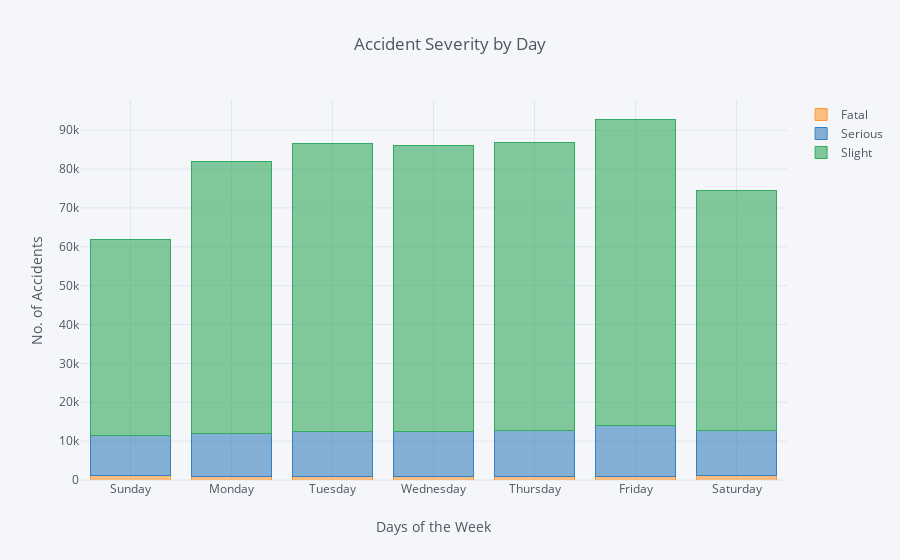

This figure's notebook cell:
### Code cell
seasongrpday.iplot(kind='bar', barmode='stack',
                   title='Accident Severity by Day',
                   xTitle='Days of the Week',
                   yTitle='No. of Accidents')

### Figure 1 — Plotly figure (JSON) as saved in the notebook; plotly's stock layout.template omitted (floating-point values rounded to 4 significant figures)
{"data": [{"marker": {"color": "rgba(255, 153, 51, 0.6)", "line": {"color": "rgba(255, 153, 51, 1.0)", "width": 1}}, "name": "Fatal", "orientation": "v", "text": "", "type": "bar", "uid": "654a44cc-82e5-11e9-b778-f45c8991f033", "x": ["Sunday", "Monday", "Tuesday", "Wednesday", "Thursday", "Friday", "Saturday"], "y": [1041, 848, 853, 823, 859, 993, 1102]}, {"marker": {"color": "rgba(55, 128, 191, 0.6)", "line": {"color": "rgba(55, 128, 191, 1.0)", "width": 1}}, "name": "Serious", "orientation": "v", "text": "", "type": "bar", "uid": "654a47c6-82e5-11e9-9ec3-f45c8991f033", "x": ["Sunday", "Monday", "Tuesday", "Wednesday", "Thursday", "Friday", "Saturday"], "y": [10322, 11057, 11750, 11685, 11862, 12950, 11613]}, {"marker": {"color": "rgba(50, 171, 96, 0.6)", "line": {"color": "rgba(50, 171, 96, 1.0)", "width": 1}}, "name": "Slight", "orientation": "v", "text": "", "type": "bar", "uid": "654a49e8-82e5-11e9-be27-f45c8991f033", "x": ["Sunday", "Monday", "Tuesday", "Wednesday", "Thursday", "Friday", "Saturday"], "y": [50545, 69961, 74064, 73528, 74058, 78946, 61749]}], "layout": {"autosize": true, "barmode": "stack", "legend": {"bgcolor": "#F5F6F9", "font": {"color": "#4D5663"}, "traceorder": "normal"}, "paper_bgcolor": "#F5F6F9", "plot_bgcolor": "#F5F6F9", "title": "Accident Severity by Day", "titlefont": {"color": "#4D5663"}, "xaxis": {"autorange": true, "gridcolor": "#E1E5ED", "range": [-0.5, 6.5], "showgrid": true, "tickfont": {"color": "#4D5663"}, "title": "Days of the Week", "titlefont": {"color": "#4D5663"}, "type": "category", "zerolinecolor": "#E1E5ED"}, "yaxis": {"autorange": true, "gridcolor": "#E1E5ED", "range": [0, 97780.0], "showgrid": true, "tickfont": {"color": "#4D5663"}, "title": "No. of Accidents", "titlefont": {"color": "#4D5663"}, "type": "linear", "zerolinecolor": "#E1E5ED"}}}
